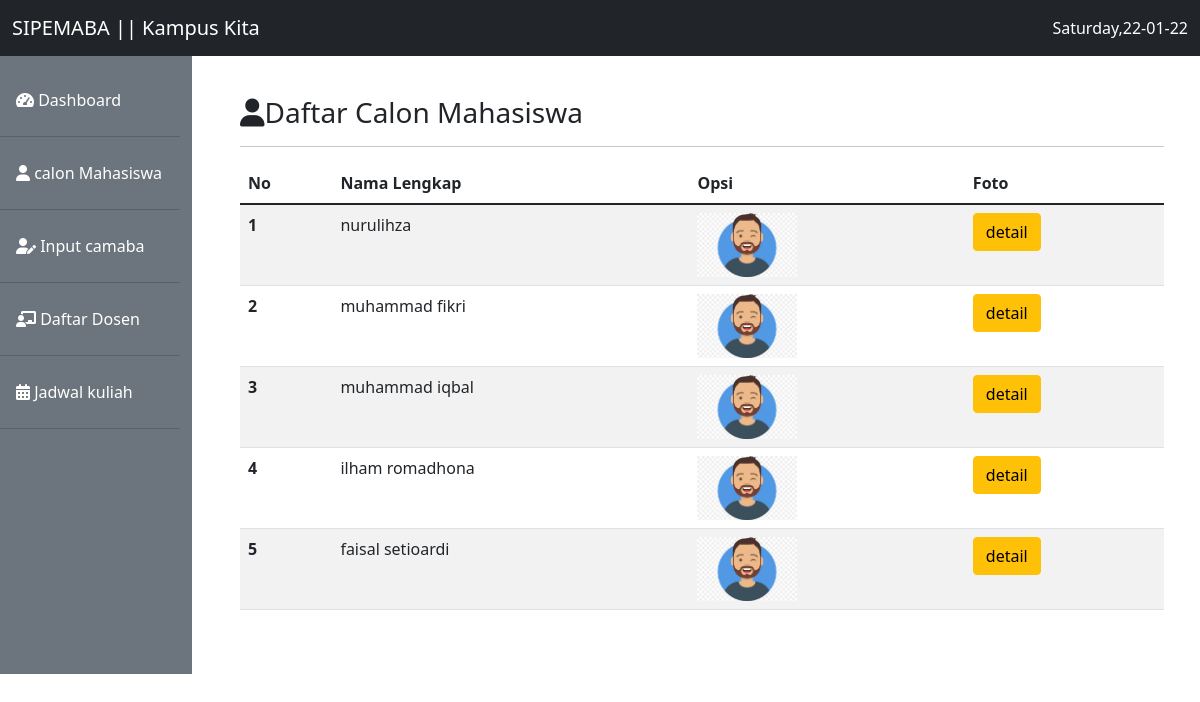
The page / on the database its author committed.
### tables this page shows
CREATE TABLE `calon_mhs` (
  `id` int(11) NOT NULL,
  `nama` varchar(40) NOT NULL,
  `alamat` varchar(255) NOT NULL,
  `jenis_kelamin` varchar(9) NOT NULL,
  `agama` varchar(9) NOT NULL,
  `sekolah_asal` varchar(20) NOT NULL,
  `foto_maba` varchar(20) NOT NULL
);

### functions.php (called while the page is built, shortened)
<?php
$coon = mysqli_connect('localhost','root','','wpsmt5');
function query($query)
{
    global $coon;
    $result = mysqli_query($coon, $query);
    $rows = [];
    while ($row =mysqli_fetch_assoc($result)){
        $rows[] = $row;
    }
    return $rows;
}
?>

### index.php (the view, shortened to what this page needs)
<?php
require 'functions.php';
$camaba = query("SELECT * FROM calon_mhs");
 ?>
<!doctype html>
<html lang="en">
  <head>
    <link href="tema/bootstrap/css/bootstrap.min.css" rel="stylesheet">
    <link rel="stylesheet"  href="tema/fontawesome/css/all.min.css">
  </head>
  <body>
    <nav class="navbar navbar-expand-lg navbar-light bg-dark fixed-top">
  <div class="container-fluid">
    <a class="navbar-brand text-white" href="#">SIPEMABA  || Kampus Kita</a>
    <div class="collapse navbar-collapse" id="navbarSupportedContent">
      <div class="text-white">
        <?php echo date('l,d-m-y');  ?>
      </div>
    </div>
  </div>
</nav>
    <div class="row mt-5">
      <div class="col-md-2 mt-2 pr-3 pt-4 bg-secondary">
            <ul class="nav flex-column">
      <li class="nav-item">
        <a class="nav-link text-white active" aria-current="page" href="#"><i class="fas fa-tachometer-alt"></i> Dashboard</a><hr class="bg-dark">
      </li>
      <li class="nav-item">
        <a class="nav-link text-white" href="index.php"><i class="fas fa-user"></i> calon Mahasiswa</a><hr>
      </li>
      <li class="nav-item">
        <a class="nav-link text-white" href="#"><i class="fas fa-user-edit"></i> Input camaba</a><hr>
      </li>
     <li class="nav-item">
        <a class="nav-link text-white" href="index.php"><i class="fas fa-chalkboard-teacher"></i> Daftar Dosen</a><hr>
      </li>
      <li class="nav-item">
        <a class="nav-link text-white" href="#"><i class="fas fa-calendar-alt"></i> Jadwal kuliah</a><hr>
      </li>
    </ul>
      </div>
      <div class="col-md-10 p-5 pt-5">
        <h3><i class="fas fa-user"></i>Daftar Calon Mahasiswa</h3><hr>
        <table class="table table-striped">
               <thead>
          <tr>
            <th scope="col">No</th>
            <th scope="col">Nama Lengkap</th>
            <th scope="col">Opsi</th>
            <th scope="col">Foto</th>
          </tr>
        </thead>
        <tbody>
          <?php $no = 1; ?>
          <?php foreach ($camaba as $cmb) : ?>
          <tr>
            <th scope="row"><?php echo $no; ?></th>
            <td><?php echo $cmb['nama']; ?></td>
            <td><img src="image/<?php echo $cmb['foto_maba']; ?>" width="100px"></td>
            <td><a href="detail.php?id=<?= $cmb['id']; ?>" class="btn btn-warning" role="button">detail</a>
          </td>
          </tr>
          <?php $no++ ?>
          <?php endforeach ?>
        </tbody>
        </table>
    </div>
  </div>
  </body>
</html>

### rows shown on the page
calon_mhs: nama "nurulihza", foto_maba (picture)
calon_mhs: nama "muhammad fikri", foto_maba (picture)
calon_mhs: nama "muhammad iqbal", foto_maba (picture)
calon_mhs: nama "ilham romadhona", foto_maba (picture)
calon_mhs: nama "faisal setioardi", foto_maba (picture)
